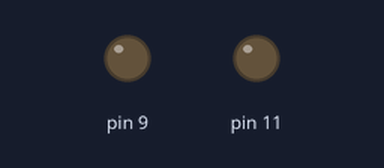
Simulated run of this sketch. Board: Arduino Uno, built with avr-gcc and run on an emulated ATmega328P. Parts: output pins drawn as LEDs (lit = HIGH).

Above: at 0.05 s.
At 3.05 s:
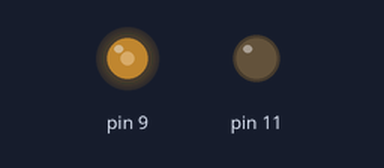
At 6.05 s:
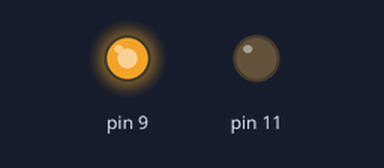
At 12.05 s:
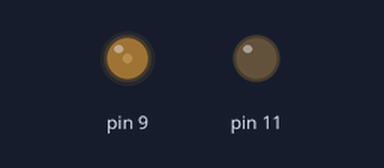
Timing chart, 0 to 17.2 s (numbered marks = the images above):
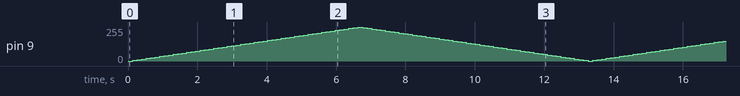

The sketch:

to_change_brightness_of_a_led.ino
```cpp
int bright =0;
int fadeamount=5;
int i=1;
int green=9;/*pins 9 10 11 ,5,3,,6 van be used*/
void setup() {
  pinMode(11,OUTPUT);
  // put your setup code here, to run once:
}

void loop() {

  analogWrite(9,bright);
  delay(100);
  bright=bright+fadeamount;
  if(bright<=0||bright>=255)
{ fadeamount=-fadeamount;
}
delay(30);


 // put your main code here, to run repeatedly:

}
```
